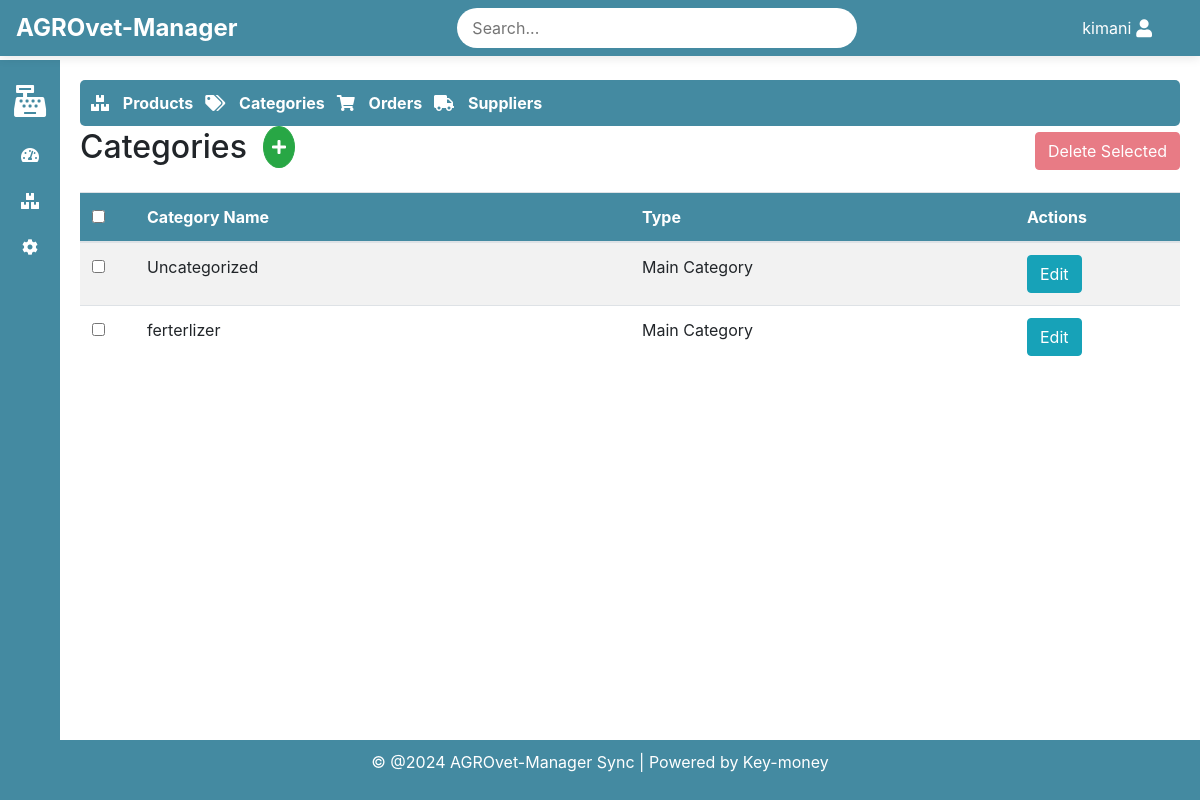
/inventory/categories/ (signed in), run on an earlier commit of the app's database.
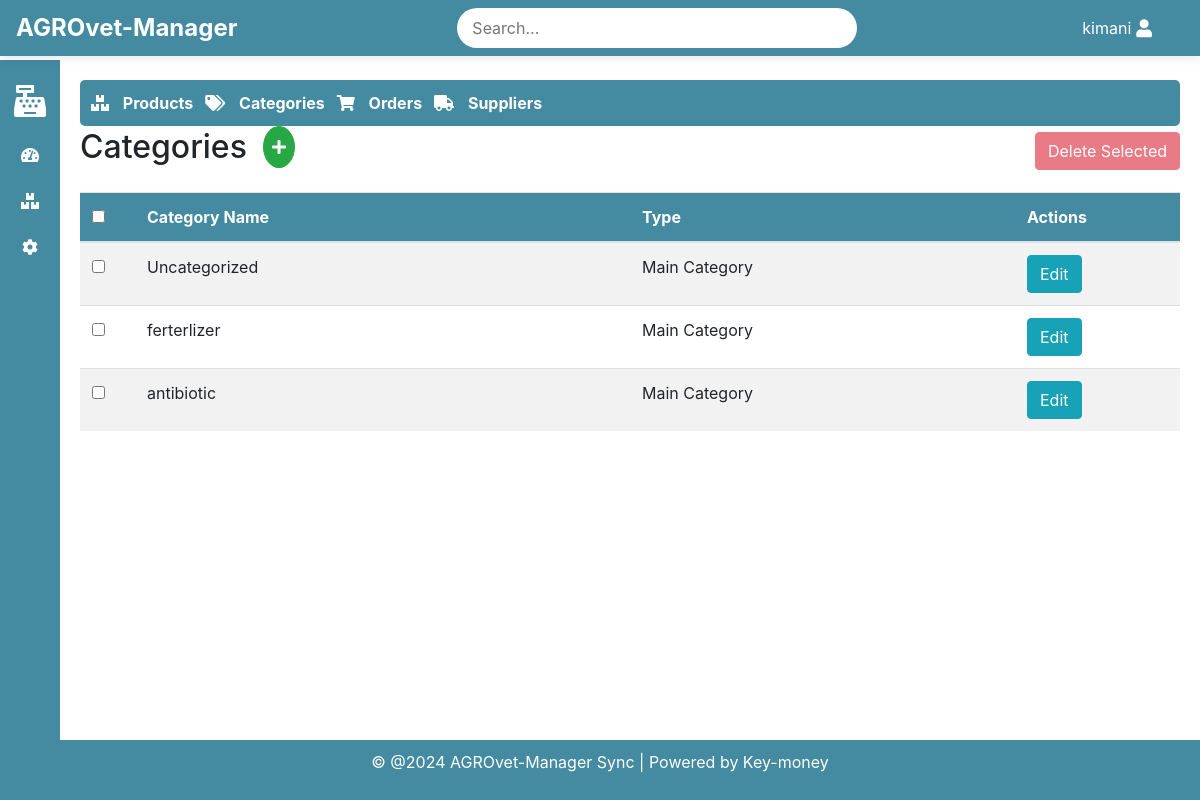
And on a later commit of the database.
### inventory/models.py (models this page shows, shortened)
class Category(models.Model):
    name = models.CharField(max_length=255, unique=True)
    parent = models.ForeignKey('self', null=True, blank=True, related_name='subcategories', on_delete=models.CASCADE)
    def __str__(self):
        return self.name

### inventory/views.py (the view)
# urls.py: path('categories/', views.category_list, name='category_list'),
@login_required(login_url='/authlogin/login')
def category_list(request):
    categories = Category.objects.filter(parent__isnull=True).prefetch_related('subcategories')
    form = CategoryForm()
    return render(request, 'inventory/category_list.html', {
        'categories': categories,
        'form': form
    })

### inventory/forms.py
class CategoryForm(forms.ModelForm):
    class Meta:
        model = Category
        fields = ['name', 'parent']

### inventory/templates/inventory/category_list.html (shortened to what this page needs)
{% extends 'base.html' %}
{% block content %}
            {% include 'inventory/inventory_navbar.html' %}
<div>
    <div class="d-flex justify-content-between align-items-center">
        <h2 class="d-flex align-items-center">Categories
            <button class="btn btn-success ml-3" id="add-category-btn" title="Add Category" style="padding: 0.5rem; border-radius: 50%;">
                <i class="fas fa-plus"></i>
            </button>
        </h2>
        <button type="submit" class="btn btn-danger" id="bulk-delete-btn" disabled>
            Delete Selected
        </button>
    </div>
    <form method="post" id="bulk-delete-form" class="mt-3">
        <div class="table-responsive">
            <table class="table table-hover table-striped" id="categoryTable">
                <thead class="bg-success text-white">
                    <tr>
                        <th style="width: 5%;"><input type="checkbox" id="select-all"></th>
                        <th style="width: 45%;">Category Name</th>
                        <th style="width: 35%;">Type</th>
                        <th style="width: 15%;">Actions</th>
                    </tr>
                </thead>
                <tbody>
                    {% for category in categories %}
                    <tr>
                        <td><input type="checkbox" name="selected_categories" value="{{ category.id }}" class="category-checkbox"></td>
                        <td>{{ category.name }}</td>
                        <td>
                            {% if category.parent %}
                                Subcategory of {{ category.parent.name }}
                            {% else %}
                                Main Category
                            {% endif %}
                        </td>
                        <td>
                            <button type="button" class="btn btn-info edit-category-btn"
                                    data-id="{{ category.id }}"
                                    data-name="{{ category.name }}"
                                    data-parent="{% if category.parent %}{{ category.parent.id }}{% else %}none{% endif %}">
                                Edit
                            </button>
                        </td>
                    </tr>
                    {% endfor %}
                </tbody>
            </table>
        </div>
    </form>
</div>
{% endblock %}

What changed in the data, as far as the page shows it:
added Category: name "antibiotic", shows "Main Category"
